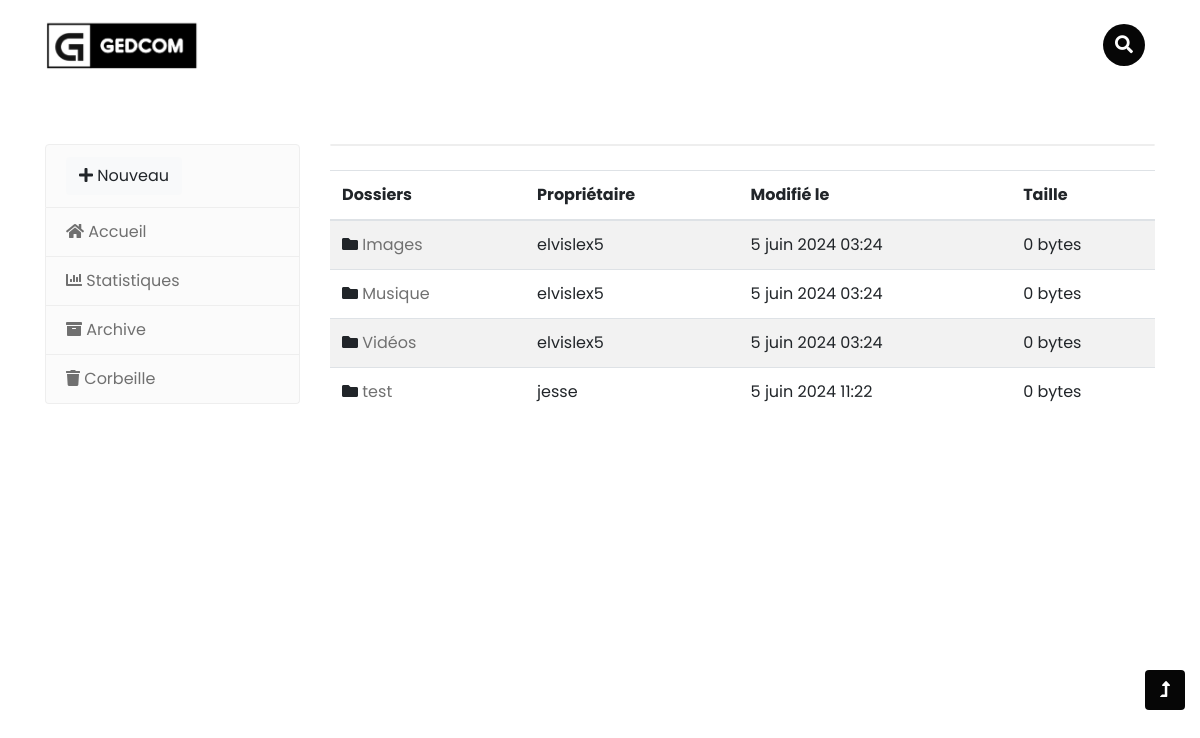
Page /directory_list/ (signed in) on the committed database.
### ged/models.py (models this page shows, shortened)
class Directory(models.Model):
    name = models.CharField(max_length=100)
    parent = models.ForeignKey('self', null=True, blank=True, related_name='subdirectories', on_delete=models.CASCADE)
    created_at = models.DateTimeField(auto_now_add=True)
    owner = models.ForeignKey(User, on_delete=models.CASCADE)
    last_modified = models.DateTimeField(auto_now=True)
    size = models.IntegerField(default=0)

### ged/views.py (the view)
# urls.py: path('directory_list/', views.directory_list, name='directory_list'),
@login_required
def directory_list(request):
    directories = Directory.objects.filter(parent=None)
    return render(request, 'ged/list.html', {'directories': directories})

### ged/templates/ged/list.html (shortened to what this page needs)
{% extends 'base.html' %}
{% block content %}
            <div class="col-md-9">
                <div class="card mb-4">
                </div>
                <table class="table table-striped">
                    <thead>
                        <tr>
                            <th>Dossiers</th>
                            <th>Propriétaire</th>
                            <th>Modifié le</th>
                            <th>Taille</th>
                        </tr>
                    </thead>
                    <tbody>
                        {% for directory in directories %}
                            <tr>
                                <td>
                                    <i class="fa fa-folder"></i>
                                    <a href="{% url 'directory_detail' directory.id %}">{{ directory.name }}</a>
                                </td>
                                <td>{{ directory.owner.username }}</td>
                                <td>{{ directory.last_modified }}</td>
                                <td>{{ directory.size }} bytes</td>
                            </tr>
                        {% endfor %}
                    </tbody>
                </table>
            </div>
{% endblock content %}

### templates/base.html (shortened to what this page needs)
{% load static %}
<!doctype html>
<html lang="en">
<head>
    <link rel="stylesheet" href="{% static 'ged/css/style-liberty.css' %}">
</head>
<body>
    <header id="site-header" class="fixed-top">
        <div class="container">
            <nav class="navbar navbar-expand-lg stroke">
                <a class="navbar-brand" href="{% url 'directory_list' %}">
                    <img src="{% static 'ged/images/logo.png' %}" alt="Your logo" title="Your logo" style="height:50px;" />
                </a>
                <div class="search-right ml-lg-3">
                    <div class="search-container">
                        <form action="{% url 'search' %}" method="get">
                            <label class="button searchbutton" for="searchright"><i class="fas fa-search"></i></label>
                        </form>
                    </div>
                </div>
            </nav>
        </div>
    </header>
    <br><br><br><br><br><br>
    <div class="container">
        <div class="row">
            <aside class="col-md-3  ">
                <div class="aside-content">
                    <ul class="list-group">
                        <li class="list-group-item">
                            <div class="dropdown">
                              <button class="btn btn-light dropdown-toggle" type="button" id="dropdownMenuButton" data-toggle="dropdown" aria-haspopup="true" aria-expanded="false">
                                <i class="fas fa-plus"></i>   Nouveau
                              </button>
                            </div>
                        </li>
                        <li class="list-group-item">
                            <i class="fas fa-home"></i>
                            <a href="{% url 'directory_list' %}">Accueil</a>
                        </li>
                        <li class="list-group-item">
                            <i class="fas fa-chart-bar"></i>
                            <a href="{% url 'statistics' %}">Statistiques</a>
                        </li>
                        <li class="list-group-item">
                            <i class="fas fa-archive"></i>
                            <a href="{% url 'archived_documents' %}">Archive</a>
                        </li>
                        <li class="list-group-item">
                            <i class="fas fa-trash"></i>
                            <a href="#">Corbeille</a>
                        </li>
                    </ul>
                </div>
            </aside>
            {% block content %}
            {% endblock content %}
        </div>
    </div>
    <button onclick="topFunction()" id="movetop" title="Go to top">
        <span class="fas fa-level-up-alt" aria-hidden="true"></span>
    </button>
</body>
</html>

### rows in the picture
Directory: name "Images", owner.username "elvislex5", last_modified "5 juin 2024 03:24", size "0"
Directory: name "Musique", owner.username "elvislex5", last_modified "5 juin 2024 03:24", size "0"
Directory: name "Vidéos", owner.username "elvislex5", last_modified "5 juin 2024 03:24", size "0"
Directory: name "test", owner.username "jesse", last_modified "5 juin 2024 11:22", size "0"
